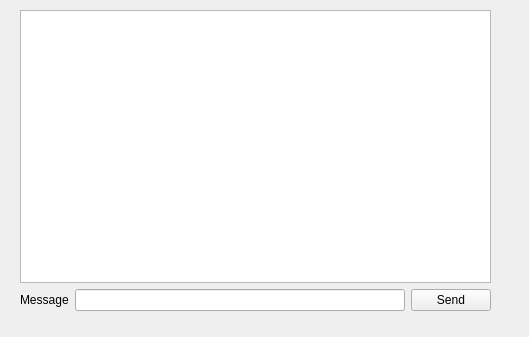
<?xml version="1.0" encoding="UTF-8"?>
<ui version="4.0">
 <class>ChatWindow</class>
 <widget class="QWidget" name="ChatWindow">
  <property name="geometry">
   <rect>
    <x>0</x>
    <y>0</y>
    <width>529</width>
    <height>337</height>
   </rect>
  </property>
  <property name="windowTitle">
   <string>Form</string>
  </property>
  <widget class="QWidget" name="">
   <property name="geometry">
    <rect>
     <x>20</x>
     <y>10</y>
     <width>471</width>
     <height>301</height>
    </rect>
   </property>
   <layout class="QVBoxLayout" name="verticalLayout">
    <item>
     <widget class="QListWidget" name="listMessages"/>
    </item>
    <item>
     <layout class="QHBoxLayout" name="sendLayout">
      <item>
       <widget class="QLabel" name="label">
        <property name="text">
         <string>Message</string>
        </property>
       </widget>
      </item>
      <item>
       <widget class="QLineEdit" name="editMessage"/>
      </item>
      <item>
       <widget class="QPushButton" name="btnSend">
        <property name="text">
         <string>Send</string>
        </property>
       </widget>
      </item>
     </layout>
    </item>
   </layout>
  </widget>
 </widget>
 <resources/>
 <connections/>
</ui>
